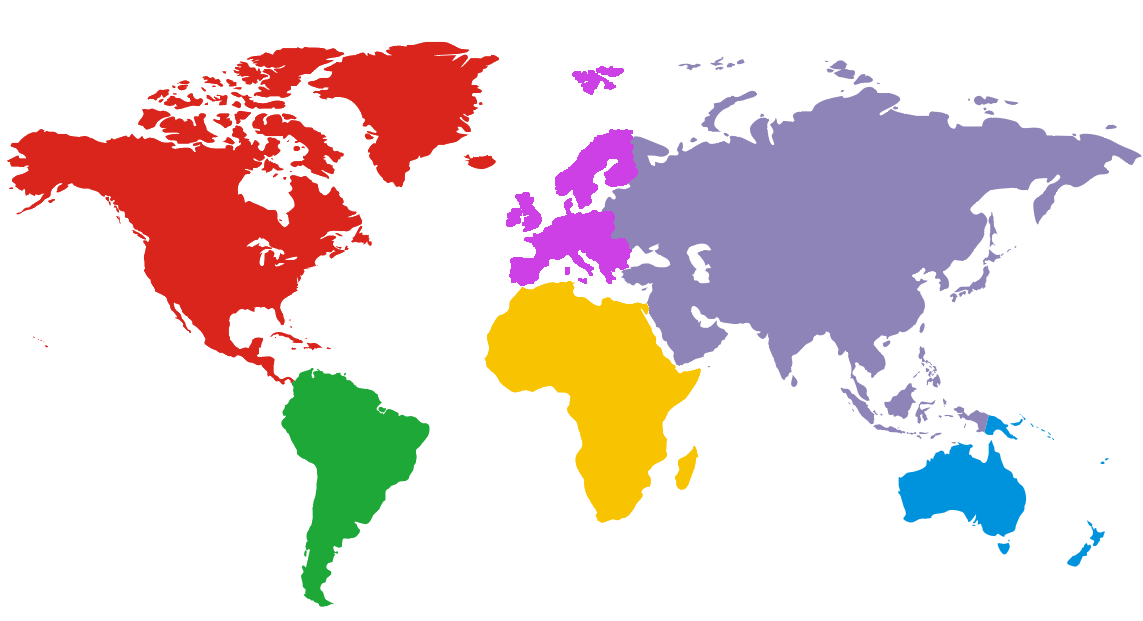
#> input picture 4º atividade/map.png, 1143 x 621 px
$ python quarta.py map.png
#> lines starting #> are read from the running program, lines starting #| are printed output that depends on the picture; after the words box and inside, x2 and y2 are one past the last pixel; in counts of white or black regions, pixels touching at a corner belong together
import cv2 as cv
import argparse as arg
import numpy as np
argument = arg.ArgumentParser()
argument.add_argument('image')
img = vars(argument.parse_args())
if __name__ == '__main__':

    # Leitura de imagem
    img = cv.imread(img['image'],cv.IMREAD_COLOR)
#> img is the input picture: shape (621, 1143, 3); mean B, G, R 212.9, 214.2, 229.3

    # Intervalo de erro
    threshold = 60

    #-------------------------------------- Cores ------------------------------------- #
    colors = [[29,37,218],[10,120,25],[0,195,248],[221,147,0],[183,132,142],[230,64,204]]
    #         Red         Green       Yellow      Blue        Purple         Pink

    for i in range(6):
        window = 'Region {}'.format(i+1)

        # Calculando o BGR minímo
        minB = colors[i][0] - threshold
        minG = colors[i][1] - threshold
        minR = colors[i][2] - threshold

        # Calculando o BGR máximo
        maxB = colors[i][0] + threshold
        maxG = colors[i][1] + threshold
        maxR = colors[i][2] + threshold

        # Arrays de máximo e mínimo
        minBGR = np.array([minB,minG,minR])
        maxBGR = np.array([maxB,maxG,maxR])

        maskBGR = cv.inRange(img, minBGR, maxBGR)

        resultBGR = cv.bitwise_and(img, img, mask = maskBGR)

        cv.imshow(window,resultBGR)
#> this loop made 6 passes
#> pass 1, `maskBGR = cv.inRange(img, minBGR, maxBGR)`:
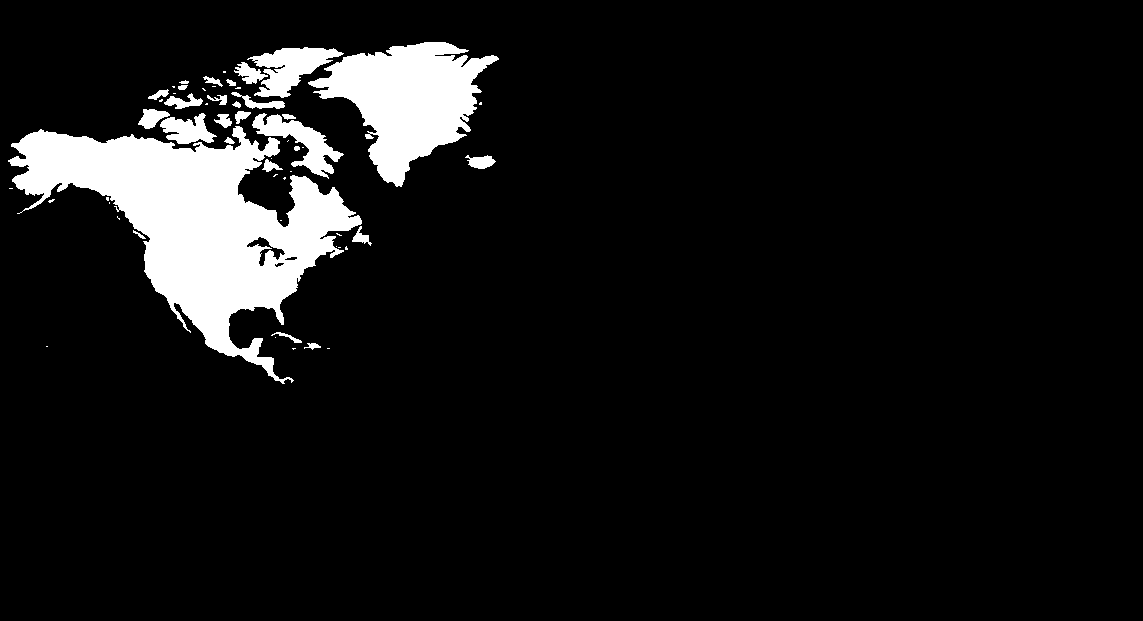
#> maskBGR: shape (621, 1143); 8.1% white; 56 white regions (29 under 20 px), largest, box (x1, y1, x2, y2) and area: (8, 126, 362, 384) 35087, (308, 42, 499, 187) 13733, (247, 47, 344, 98) 2355
#> pass 1, `resultBGR = cv.bitwise_and(img, img, mask = maskBGR)`:
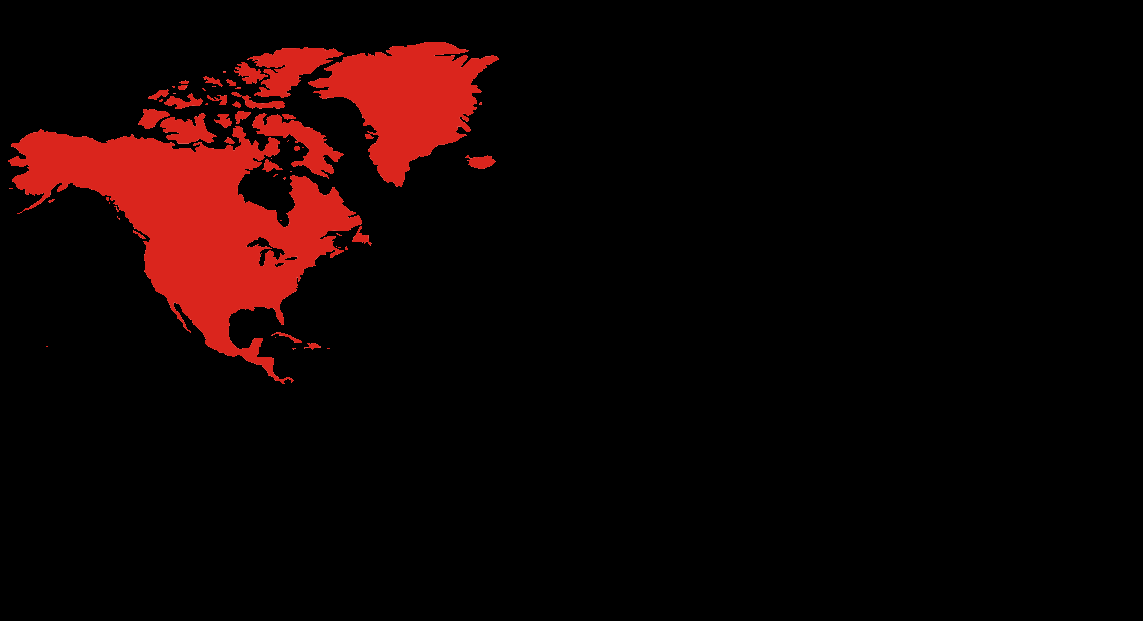
#> resultBGR: shape (621, 1143, 3); mean B, G, R 2.4, 3.1, 17.6
#> pass 2, `maskBGR = cv.inRange(img, minBGR, maxBGR)`:
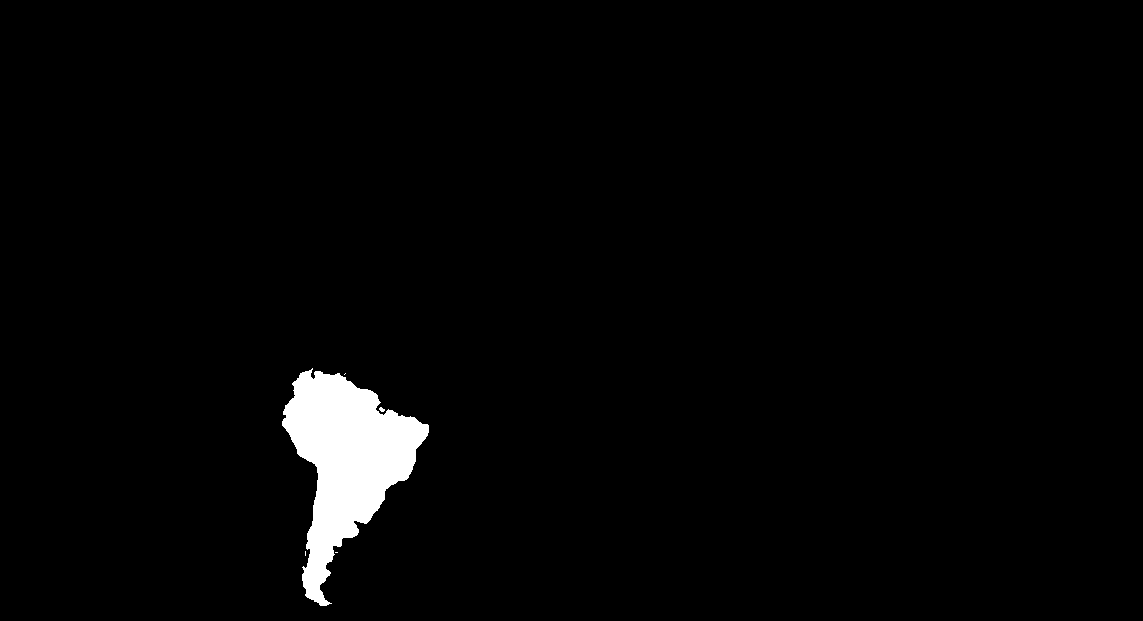
#> maskBGR: shape (621, 1143); 2.3% white; 5 white regions (3 under 20 px), largest, box (x1, y1, x2, y2) and area: (282, 368, 429, 606) 16141, (379, 407, 385, 412) 20
#> pass 2, `resultBGR = cv.bitwise_and(img, img, mask = maskBGR)`:
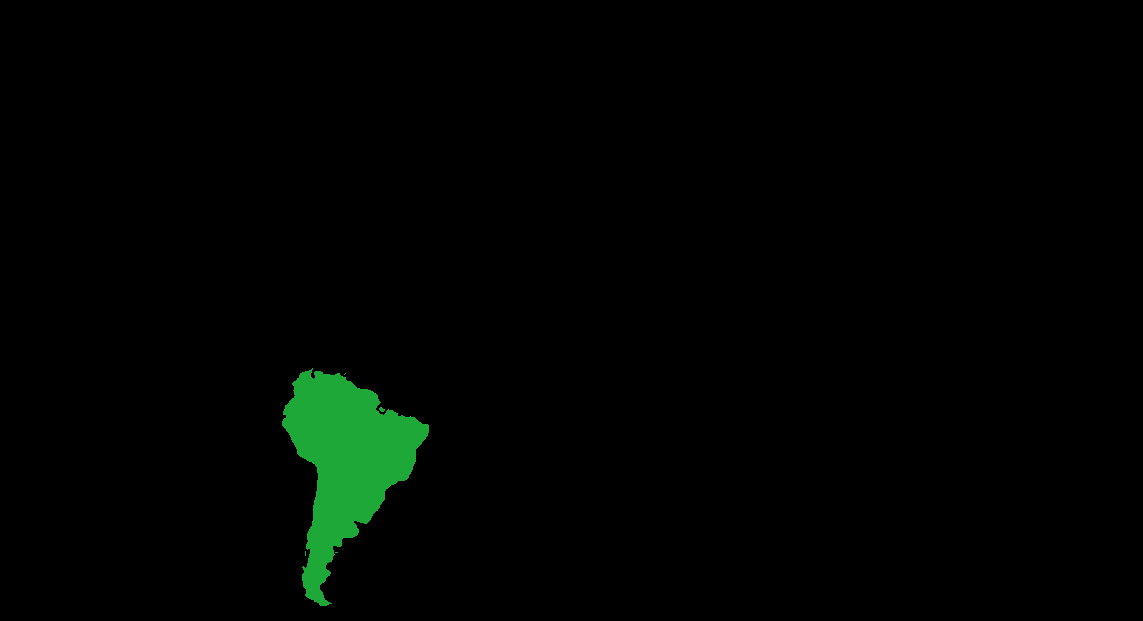
#> resultBGR: shape (621, 1143, 3); mean B, G, R 1.3, 3.8, 0.7
    cv.waitKey(0)
    cv.destroyAllWindows()
